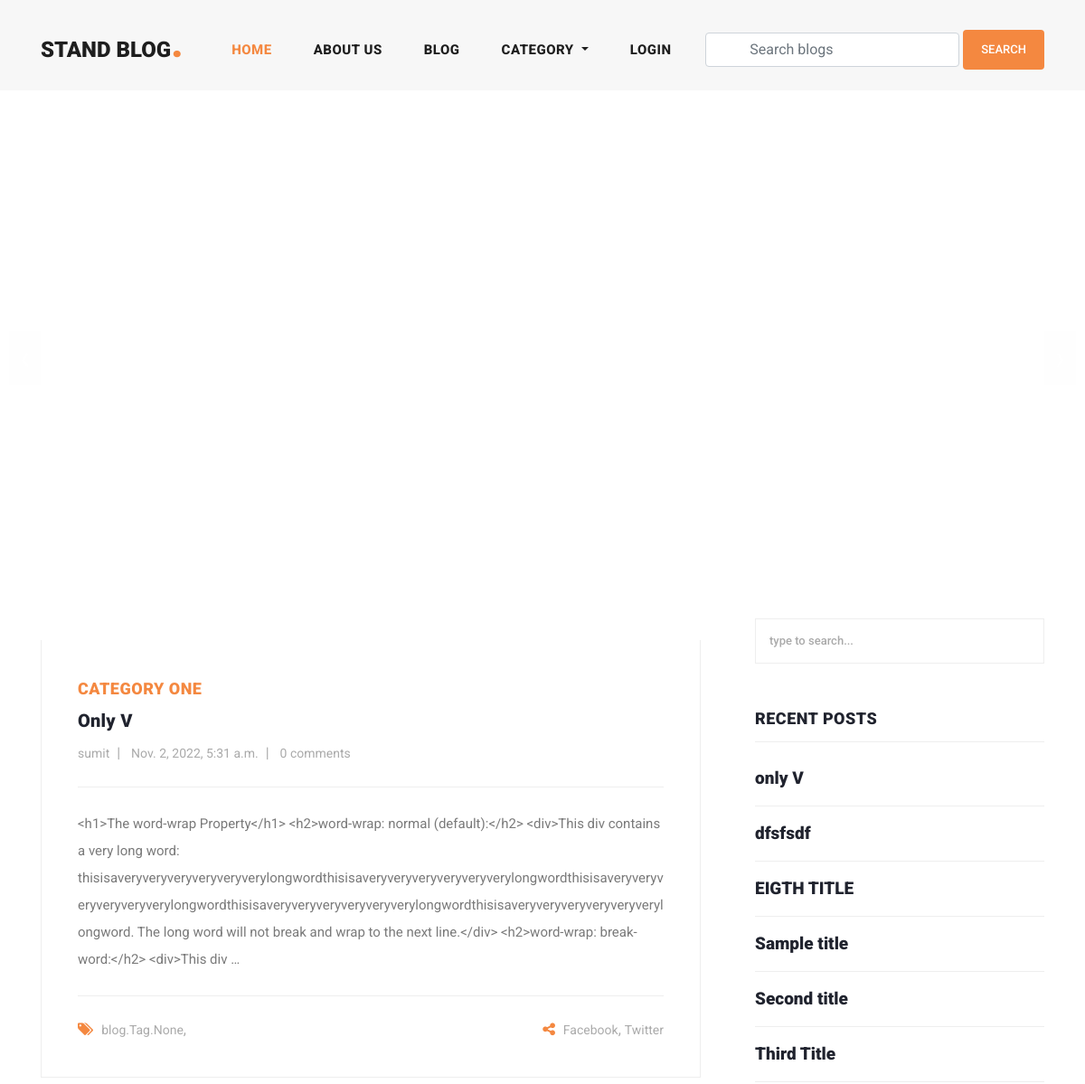
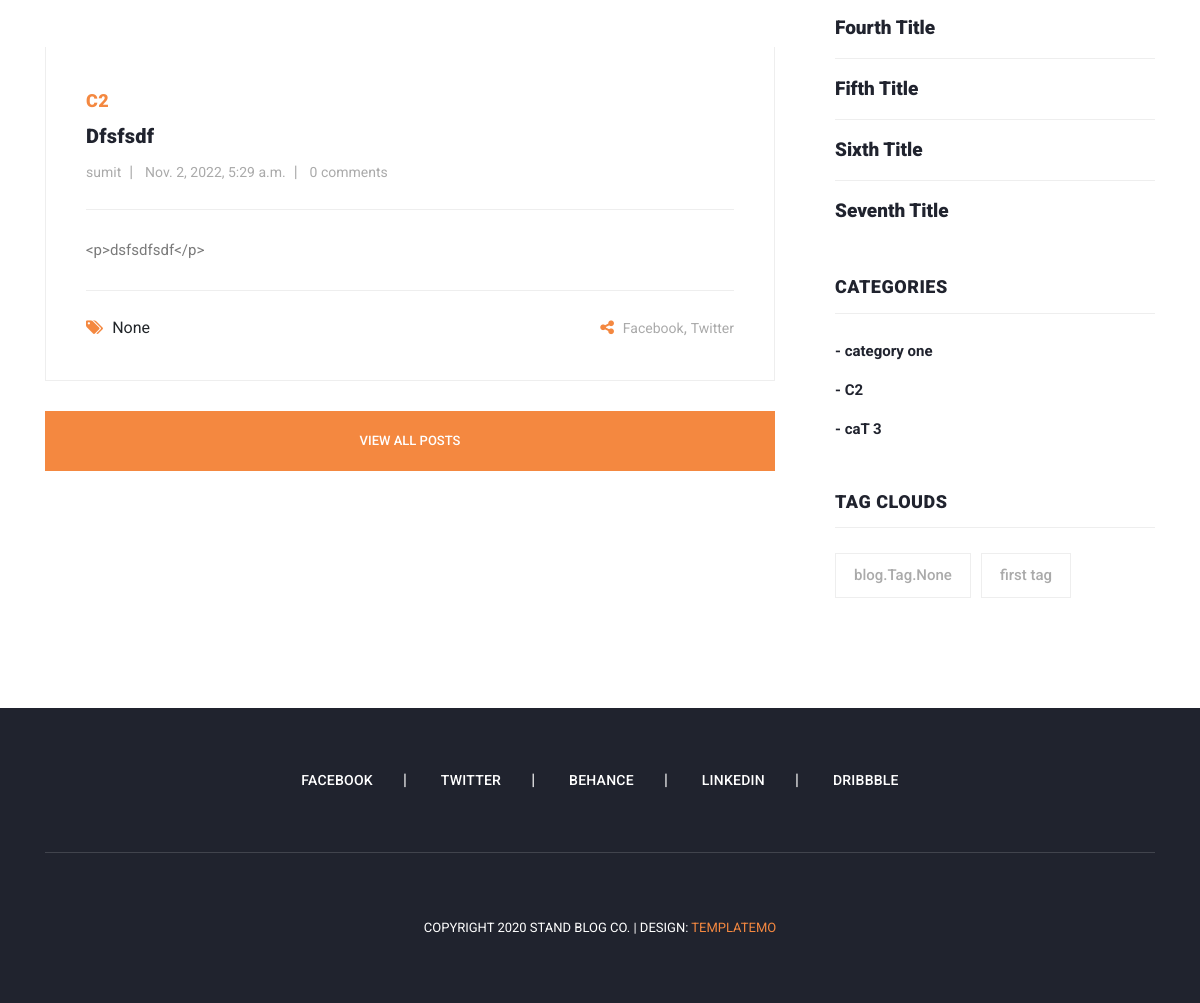
The page / on the database its author committed (2 pictures, top to bottom).
### blog/models.py (models this page shows, shortened)
class Category(models.Model):
    title = models.CharField(max_length=150, unique=True)
    slug = models.SlugField(null=True, blank=True)
    created_date = models.DateTimeField(auto_now_add=True)

class Blog(models.Model):
    user = models.ForeignKey(
        User,
        related_name='user_blogs',
        on_delete=models.CASCADE
    )
    category = models.ManyToManyField(
        Category,
        related_name='category_blogs',
        blank=True
    )
    tags = models.ManyToManyField(
        Tag,
        related_name='tag_blogs',
        blank=True
    )
    likes = models.ManyToManyField(
        User,
        related_name='user_likes',
        blank=True
    )
    completes = models.ManyToManyField(
        User,
        related_name='user_completes',
        blank=True
    )
    title = models.CharField(
        max_length=250
    )
    slug = models.SlugField(null=True, blank=True)
    banner = models.ImageField(upload_to='blog_banners')
    description = RichTextField()
    created_date = models.DateTimeField(auto_now_add=True)
    updated_date = models.DateTimeField(auto_now=True)

class Tag(models.Model):
    title = models.CharField(max_length=150)
    slug = models.SlugField(null=True, blank=True)
    created_date = models.DateTimeField(auto_now_add=True)

### user_profile/models.py (models this page shows, shortened)
class User(AbstractBaseUser, PermissionsMixin):
    id = models.CharField(max_length=80, primary_key=True, default=uuid.uuid4, editable=False)
    username = models.CharField(max_length=255)
    first_name = models.CharField(max_length=255, null=True, blank=True)
    last_name = models.CharField(max_length=255, null=True, blank=True)
    email = models.EmailField(unique=True, max_length=255)
    profile_image = models.ImageField(null=True, blank=True, upload_to="profile_images")
    is_active = models.BooleanField(default=True)
    is_admin = models.BooleanField(default=False)
    is_email_verified = models.BooleanField(default=False)
    created_at = models.DateTimeField(auto_now_add=True)
    updated_at = models.DateTimeField(auto_now=True)
    objects = UserAccountManager()
    USERNAME_FIELD = 'email'
    REQUIRED_FIELDS = ['first_name']

### blog/views.py (the view)
# urls.py: path('', home, name='home'),
def home(request):
    blogs = Blog.objects.order_by('-created_date')
    tags = Tag.objects.order_by('-created_date')
    context = {
        "blogs": blogs,
        "tags": tags
    }
    return render(request, 'home.html', context=context)

### blog/context_processors.py (called while the page is built)
def get_all_categories(request):
    categories = Category.objects.all()
    context = {
        "categories": categories
    }
    return context

### templates/home.html (shortened to what this page needs)
{% extends 'base.html' %}
{% load static %}
{% block content %}
{% include 'banner.html' %}
  <section class="blog-posts">
        <div class="container">
          <div class="row">
            <div class="col-lg-8">
              <div class="all-blog-posts">
                <div class="row">
                  {% for blog in blogs|slice:"2" %}
                    <div class="col-lg-12">
                    <div class="blog-post">
                      <div class="blog-thumb">
                      </div>
                      <div class="down-content">
                        {% for c in blog.category.all %}
                          <span>{{c.title}}</span>
                        {% endfor %}
                        <a href="#"><h4>{{blog.title}}</h4></a>
                        <ul class="post-info">
                          <li><a href="#">{{blog.user.username}}</a></li>
                          <li><a href="#">{{blog.created_date}}</a></li>
                          <li><a href="#">{{blog.blog_comments.all.count}} comments</a></li>
                        </ul>
                        <p>{{blog.description|truncatewords:30}}</p>
                        <div class="post-options">
                          <div class="row">
                            <div class="col-6">
                              <ul class="post-tags">
                                <li><i class="fa fa-tags"></i></li>
                                {% if blog.tags.all.count > 0 %}
                                  {% for t in blog.tags.all %}
                                      <li><a href="#">{{t.title}}</a>,</li>
                                  {% endfor %}
                                {% else %}
                                  None
                                {% endif %}
                              </ul>
                            </div>
                            <div class="col-6">
                              <ul class="post-share">
                                <li><i class="fa fa-share-alt"></i></li>
                                <li><a href="#">Facebook</a>,</li>
                                <li><a href="#"> Twitter</a></li>
                              </ul>
                            </div>
                          </div>
                        </div>
                      </div>
                    </div>
                  </div>
                  {% endfor %}
                  <div class="col-lg-12">
                    <div class="main-button">
                      <a href="{% url 'blogs' %}">View All Posts</a>
                    </div>
                  </div>
                </div>
              </div>
            </div>
              {% include 'sidebar.html' %}
          </div>
        </div>
      </section>
{% endblock content%}

### templates/sidebar.html
<div class="col-lg-4">
    <div class="sidebar">
      <div class="row">
        <div class="col-lg-12">
          <div class="sidebar-item search">
            <form id="search_form" name="gs" method="GET" action="#">
              <input type="text" name="q" class="searchText" placeholder="type to search..." autocomplete="on">
            </form>
          </div>
        </div>
        <div class="col-lg-12">
          <div class="sidebar-item recent-posts">
            <div class="sidebar-heading">
              <h2>Recent Posts</h2>
            </div>
            <div class="content">
              <ul>
                {% for blog in blogs %}
                  <li><a href="post-details.html">
                    <h5>{{blog.title}}</h5>
                  </a></li>
                {% endfor %}
              </ul>
            </div>
          </div>
        </div>
        <div class="col-lg-12">
          <div class="sidebar-item categories">
            <div class="sidebar-heading">
              <h2>Categories</h2>
            </div>
            <div class="content">
              <ul>
                {% for c in categories %}
                  <li><a href="{%url 'category_blogs' c.slug%}">- {{c.title}}</a></li>
                {% endfor %}
              </ul>
            </div>
          </div>
        </div>
        <div class="col-lg-12">
          <div class="sidebar-item tags">
            <div class="sidebar-heading">
              <h2>Tag Clouds</h2>
            </div>
            <div class="content">
              <ul>
                {% for t in tags %}
                  <li><a href="{%url 'tag_blogs' t.slug%}">{{t.title}}</a></li>
                {% endfor %}
              </ul>
            </div>
          </div>
        </div>
      </div>
    </div>
  </div>

### assets/css/templatemo-stand-blog.css (style rules this page uses)
body { font-family: 'Roboto', sans-serif; overflow-x: hidden; text-rendering: optimizeLegibility; -webkit-font-smoothing: antialiased; -moz-osx-font-smoothing: grayscale; }
p { margin-bottom: 0px; font-size: 15px; font-weight: 400; color: #7a7a7a; line-height: 30px; }
ul { padding: 0; margin: 0; list-style: none; }
h1,h2,h3,h4,h5,h6 { margin: 0px; }
.main-button a { display: inline-block; background-color: #f48840; color: #fff; font-size: 13px; font-weight: 500; padding: 12px 20px; text-transform: uppercase; transition: all .3s; }
.blog-posts { margin-top: 100px; }
.blog-posts .blog-post { margin-bottom: 30px; }
.blog-posts .down-content { padding: 40px; border-right: 1px solid #eee; border-left: 1px solid #eee; border-bottom: 1px solid #eee; }
.blog-posts .down-content span { font-size: 18px; text-transform: uppercase; letter-spacing: 0.5px; font-weight: 900; color: #f48840; }
.blog-posts .down-content h4 { font-size: 24px; text-transform: capitalize; letter-spacing: 0.5px; font-weight: 900; color: #20232e; margin: 10px 0px 12px 0px; }
.blog-posts .down-content ul.post-info li { display: inline-block; margin-right: 8px; }
.blog-posts .down-content ul.post-info li:after { content: '|'; color: #aaa; margin-left: 8px; }
.blog-posts .down-content h4 { font-size: 20px; letter-spacing: 0.25px; }
.blog-posts .down-content ul.post-info li:last-child::after { display: none; }
.blog-posts .down-content ul.post-info li a { font-size: 14px; color: #aaa; font-weight: 400; transition: all .3s; }
.blog-posts .down-content p { padding: 25px 0px; margin: 25px 0px; border-top: 1px solid #eee; border-bottom: 1px solid #eee; }
.blog-posts .down-content ul.post-share { text-align: right; }
.blog-posts .down-content ul.post-tags li, .blog-posts .down-content ul.post-share li { display: inline-block; }
.blog-posts .down-content ul.post-tags li:first-child i, .blog-posts .down-content ul.post-share li:first-child i { color: #f48840; margin-right: 5px; }
.blog-posts .down-content ul.post-tags li, .blog-posts .down-content ul.post-share li { color: #aaa; }
.blog-posts .down-content ul.post-tags li a, .blog-posts .down-content ul.post-share li a { font-size: 14px; color: #aaa; font-weight: 400; transition: all .3s; }
.blog-posts .main-button a { height: 60px; line-height: 60px; padding: 0px; width: 100%; text-align: center; }
.blog-posts .sidebar-heading h2 { font-size: 18px; text-transform: uppercase; font-weight: 900; letter-spacing: 0.5px; color: #20232e; border-bottom: 1px solid #eee; padding-bottom: 15px; margin-bottom: 25px; }
.sidebar { margin-left: 30px; }
.sidebar .sidebar-item { margin-top: 50px; }
.sidebar .search { margin-top: 0px; }
.sidebar .sidebar-heading h2 { font-size: 18px; text-transform: uppercase; font-weight: 900; letter-spacing: 0.5px; color: #20232e; border-bottom: 1px solid #eee; padding-bottom: 15px; margin-bottom: 25px; }
.sidebar .search input { width: 100%; height: 50px; border: 1px solid #eee; font-size: 13px; text-transform: uppercase; font-weight: 500; color: #7a7a7a; outline: none; padding: 0px 15px; }
.sidebar .search input::placeholder { color: #aaa; }
.sidebar .recent-posts ul li { margin-bottom: 15px; padding-bottom: 15px; border-bottom: 1px solid #eee; }
.sidebar .recent-posts ul li:last-child { margin-bottom: 0px; padding-bottom: 0px; border-bottom: none; }
.sidebar .recent-posts ul li h5 { font-size: 19px; font-weight: 900; color: #20232e; line-height: 30px; transition: all 0.3s; }
.sidebar .categories ul li { margin-bottom: 15px; }
.sidebar .categories ul li:last-child { margin-bottom: 0px; }
.sidebar .categories ul li a { font-size: 15px; font-weight: 700; color: #20232e; transition: all .3s; }
.sidebar .tags ul li { margin-right: 6px; display: inline-block; }
.sidebar .tags ul li { margin-bottom: 10px; }
.sidebar .tags ul li a { font-size: 15px; font-weight: 500; color: #aaa; display: inline-block; border: 1px solid #eee; padding: 10px 18px; transition: all .3s; }

### assets/css/main.css (style rules this page uses)
input, textarea { text-transform: none !important; }
body { word-wrap:break-word; }

### rows shown on the page
Blog: title "Only V", user.username "sumit", created_date "Nov. 2, 2022, 5:31 a.m.", blog_comments.all.count "0", description "<h1>The word-wrap Property</h1> <h2>word-wrap: normal (default):</h2> <div>This div contains a very long word: thisisaveryveryveryveryveryverylongwordthisisaveryveryveryveryveryverylongwordthisisaveryveryveryveryveryverylongwordthisisaveryveryveryveryveryverylongwordthisisaveryveryveryveryveryverylongword. The long word will not break and wrap to the next line.</div> <h2>word-wrap: break-word:</h2> <div>This div …", title "only V"
Category: title "CATEGORY ONE", title "category one"
Tag: title "blog.Tag.None"
Blog: title "Dfsfsdf", user.username "sumit", created_date "Nov. 2, 2022, 5:29 a.m.", blog_comments.all.count "0", description "<p>dsfsdfsdf</p>", shows "None", title "dfsfsdf"
Category: title "C2"
Blog: title "EIGTH TITLE"
Blog: title "Sample title"
Blog: title "Second title"
Blog: title "Third Title"
Blog: title "Fourth Title"
Blog: title "Fifth Title"
Blog: title "Sixth Title"
Blog: title "Seventh Title"
Category: title "caT 3"
Tag: title "first tag"
